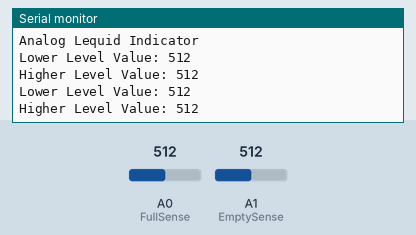
This sketch was run on a simulated Arduino Uno, built with avr-gcc and run on an emulated ATmega328P. Shown: the last lines printed to the serial monitor. The inputs (shaded band) are chosen by the test bench; at power-on: A0 (FullSense) = 512, A1 (EmptySense) = 512.

Above: at 1.8 s.
1.9 s: A0 (FullSense) set to 716
At 2.8 s:
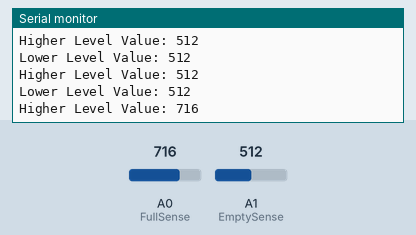
3.4 s: A1 (EmptySense) set to 716
At 4.7 s:
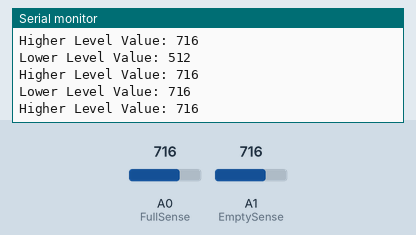
4.9 s: A0 (FullSense) set to 900
At 5.8 s:
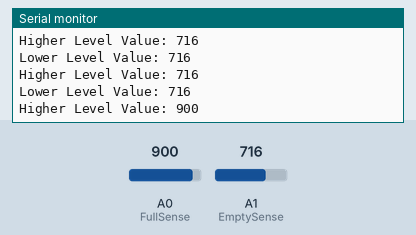
6.4 s: A1 (EmptySense) set to 900
At 7.4 s:
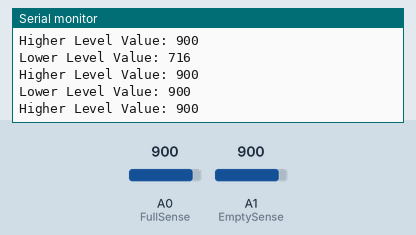
Timing chart, 0 to 8.9 s (numbered marks = the images above; inputs shaded):
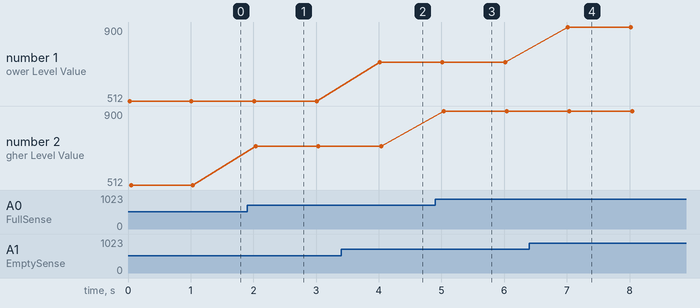

Measured:
- after the input at 1.9 s, the serial monitor: prints a new line after 0.14 s (image 1)
- after the input at 3.4 s, the serial monitor: prints a new line after 0.61 s (image 2)
- after the input at 4.9 s, the serial monitor: prints a new line after 0.14 s (image 3)
- after the input at 6.4 s, the serial monitor: prints a new line after 0.62 s (image 4)
- plotted number 2: 512 → 716 after the input at 1.9 s, 716 → 900 after the input at 4.9 s

The sketch:

Analog_to_Digital.ino
```cpp
#define EmptySense A1
#define FullSense A0

int empty, full;

void setup() {
  Serial.begin(9600);

  pinMode(EmptySense, INPUT);
  pinMode(FullSense, INPUT);

  Serial.println("Analog Lequid Indicator");

}

void loop() {

    int empty = analogRead(EmptySense);
    int full = analogRead(FullSense);

    Serial.print("Lower Level Value: ");
    Serial.println(empty);

    Serial.print("Higher Level Value: ");
    Serial.println(full);

  delay(1000);

}
```
